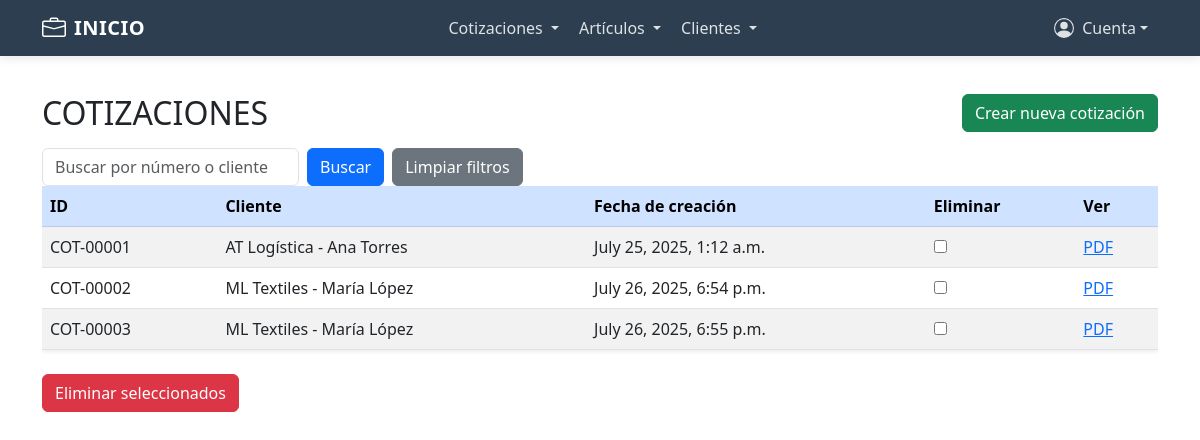
Before: /cotizaciones/ (signed in) with the older database file.
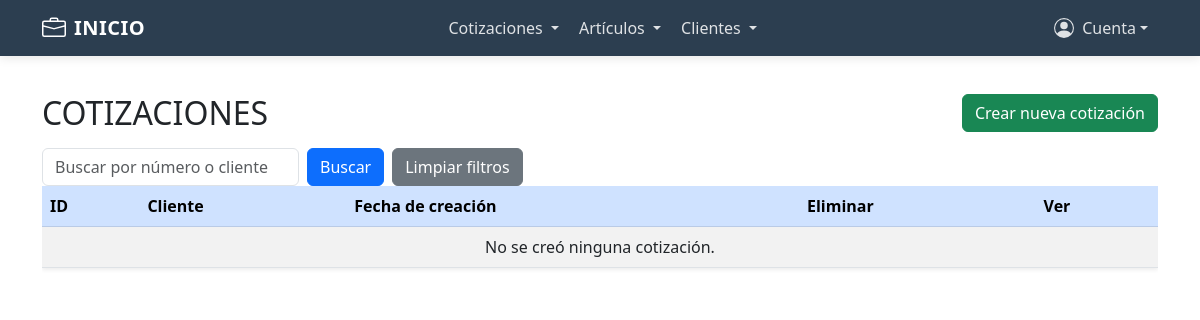
After: the same page with the newer database file.
### cotizaciones/models.py (models this page shows, shortened)
class Cotizaciones(models.Model):
    usuario = models.ForeignKey(User, on_delete=models.CASCADE)
    fecha = models.DateField(null=True, blank=True)
    condiciones_pago = models.CharField(max_length=50, null=True, blank=True)
    numero_referencia=models.CharField(unique=True, editable=False, blank=True, max_length=20)
    empresa = models.ForeignKey(Empresa, on_delete=models.SET_NULL, null=True, blank=True)
    cliente=models.ForeignKey(Clientes, on_delete=models.SET_NULL, null=True, blank=True)
    observaciones = models.TextField(null=True, blank=True)
    descuento = models.DecimalField(max_digits=5, decimal_places=2, default=0, null=True, blank=True)
    total = models.DecimalField(max_digits=10, decimal_places=2, default=0)
    total_con_descuento = models.DecimalField(max_digits=10, decimal_places=2, null=True, blank=True)
    costo_envio = models.DecimalField(max_digits=10, decimal_places=2, null=True, blank=True)
    created=models.DateTimeField(auto_now_add=True)
    updated=models.DateTimeField(auto_now=True)

### clientes/models.py (models this page shows)
class Clientes(models.Model):
    usuario_log=models.ForeignKey(User, on_delete=models.CASCADE)
    nombre=models.CharField(max_length=50)
    nombre_empresa=models.CharField(null=True, max_length=30)
    cuit=models.CharField(max_length=20)
    telefono=models.CharField(max_length=20)
    mail=models.EmailField()
    created=models.DateTimeField(auto_now_add=True)
    updated=models.DateField(auto_now=True)
    class Meta:
        verbose_name="Cliente"
        verbose_name_plural="Clientes"
    def __str__(self):
        return f"{self.nombre_empresa} - {self.nombre}"

### cotizaciones/views.py (the view, shortened to what this page needs)
# urls.py: path('', MisCotizaciones.as_view(), name="mis_cotizaciones"),
class MisCotizaciones(LoginRequiredMixin, ListView):
    model = Cotizaciones
    template_name = "mis_cotizaciones.html"
    context_object_name = 'cotizaciones'
    def get_queryset(self):
        search = self.request.GET.get('search')
        qs = Cotizaciones.objects.filter(usuario=self.request.user)
        return qs

### cotizaciones/templates/mis_cotizaciones.html (shortened to what this page needs)
{% extends "estructura_base.html" %}
{% load static %}
{% block content %}
<div class="container py-4">
  <div class="d-flex justify-content-between align-items-center mb-3">
    <h2 class="mb-0">COTIZACIONES</h2>
    <a class="btn btn-success" href="{% url 'nueva_cotizacion' %}">Crear nueva cotización</a>
  </div>
  <form method="get" class="row g-2 align-items-center">
    <div class="col-auto">
      <input type="text" name="search" value="{{ request.GET.search }}" class="form-control" placeholder="Buscar por número o cliente">
    </div>
    <div class="col-auto">
      <button type="submit" class="btn btn-primary">Buscar</button>
    </div>
    <div class="col-auto">
      <a href="{% url 'mis_cotizaciones' %}" class="btn btn-secondary">Limpiar filtros</a>
    </div>
  </form>
  <form action="{% url 'eliminar_cotizacion' %}" method="post">
    <div class="table-responsive">
      <table class="table table-striped align-middle shadow-sm">
        <thead class="table-primary">
          <tr>
            <th>ID</th>
            <th>Cliente</th>
            <th>Fecha de creación</th>
            <th>Eliminar</th>
            <th>Ver</th>
          </tr>
        </thead>
        <tbody>
          {% for cotizacion in cotizaciones %}
          <tr>
            <td>{{ cotizacion.numero_referencia }}</td>
            <td>{{ cotizacion.cliente }}</td>
            <td>{{ cotizacion.created }}</td>
            <td>
              <input type="checkbox" name="cotizaciones_seleccionadas[]" value="{{ cotizacion.id }}">
            </td>
            <td><a href="{% url 'generar_pdf' cotizacion.id %}" target="_blank">PDF</a></td>
          </tr>
          {% empty %}
          <tr>
            <td colspan="5" class="text-center">No se creó ninguna cotización.</td>
          </tr>
          {% endfor %}
        </tbody>
      </table>
    </div>
    {% if cotizaciones %}
      <button type="submit" class="btn btn-danger mt-2" name="accion" value="eliminar">Eliminar seleccionados</button>
    {% endif %}
  </form>
</div>
{% endblock %}

### cotizApp/templates/estructura_base.html (shortened to what this page needs)
{% load static %}
<!DOCTYPE html>
<html lang="es">
<head>
  <link href="https://cdn.jsdelivr.net/npm/bootstrap@5.3.0/dist/css/bootstrap.min.css" rel="stylesheet" />
</head>
<body>
  <nav class="navbar navbar-expand-lg navbar-dark fixed-top">
    <div class="container">
      <a class="navbar-brand d-flex align-items-center" href="{% url 'home' %}">
        <span>INICIO</span>
      </a>
      <div class="collapse navbar-collapse" id="navbarContent">
        <ul class="navbar-nav mx-auto mb-2 mb-lg-0">
          <li class="nav-item dropdown">
            <a class="nav-link dropdown-toggle" href="#" id="cotizacionesDropdown" role="button" data-bs-toggle="dropdown" aria-expanded="false">
              Cotizaciones
            </a>
          </li>
          <li class="nav-item dropdown">
            <a class="nav-link dropdown-toggle" href="#" id="articulosDropdown" role="button" data-bs-toggle="dropdown" aria-expanded="false">
              Artículos
            </a>
          </li>
          <li class="nav-item dropdown">
            <a class="nav-link dropdown-toggle" href="#" id="clientesDropdown" role="button" data-bs-toggle="dropdown" aria-expanded="false">
              Clientes
            </a>
          </li>
        </ul>
        <ul class="navbar-nav">
          <li class="nav-item dropdown">
            <a class="nav-link dropdown-toggle d-flex align-items-center" href="#" id="cuentaDropdown" role="button" data-bs-toggle="dropdown" aria-expanded="false">
              Cuenta
            </a>
          </li>
        </ul>
      </div>
    </div>
  </nav>
  <div id="html">
    {% block content %}
    {% endblock %}
  </div>
</body>
</html>

### cotizApp/templates/estructura_base.html (style rules this page uses)
:root { --primary-color: #2c3e50; --secondary-color: #3498db; --accent-color: #e74c3c; --light-color: #f8f9fa; --dark-color: #212529; }
body { padding-top: 70px; font-family: 'Segoe UI', Tahoma, Geneva, Verdana, sans-serif; }
.navbar { box-shadow: 0 2px 10px rgba(0,0,0,0.1); padding: 0.5rem 1rem; background-color: var(--primary-color); }
.navbar-brand { font-weight: 700; letter-spacing: 0.5px; color: white !important; }
.navbar-nav .nav-link { color: rgba(255,255,255,0.85) !important; font-weight: 500; transition: all 0.3s ease; padding: 0.5rem 1rem; border-radius: 4px; margin: 0 2px; }

Changed rows visible on the page:
removed Cotizaciones: numero_referencia "COT-00001", cliente "AT Logística - Ana Torres", created "July 25, 2025, 1:12 a.m."
removed Cotizaciones: numero_referencia "COT-00002", cliente "ML Textiles - María López", created "July 26, 2025, 6:54 p.m."
removed Cotizaciones: numero_referencia "COT-00003", cliente "ML Textiles - María López", created "July 26, 2025, 6:55 p.m."
Other visible differences:
text no longer shown: "Eliminar seleccionados"
text now shown: "No se creó ninguna cotización."
